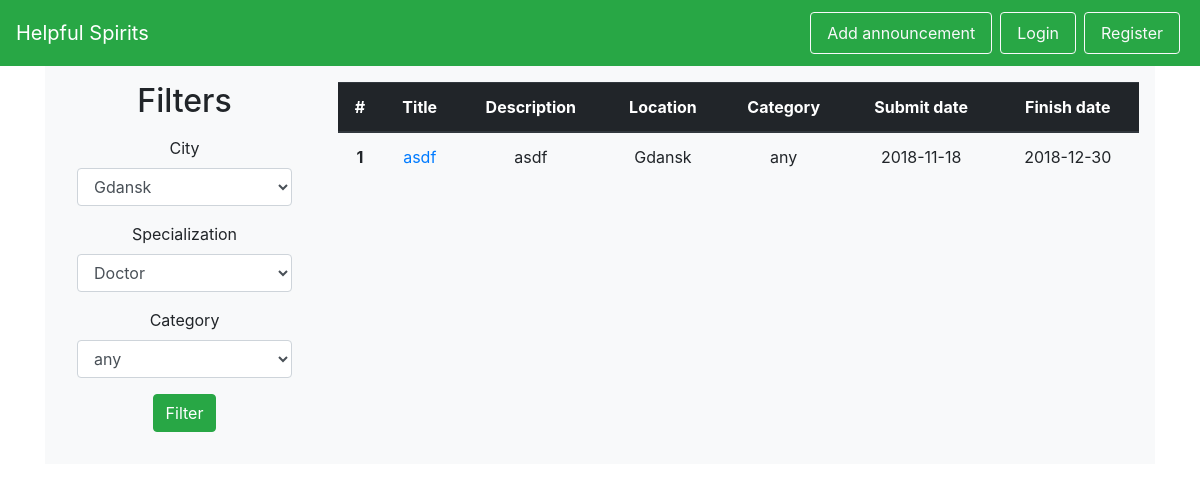
Screenshot of /posters with the database file from the repository.
### helpful_spirits/models.py (models this page shows, shortened)
class Poster(db.Model):
    id = db.Column(db.Integer, primary_key=True)
    add_date = db.Column(db.Date, nullable=False)
    start_date = db.Column(db.Date, nullable=False)
    end_date = db.Column(db.Date)
    is_active = db.Column(db.Boolean, nullable=False)
    title = db.Column(db.String(100), nullable=False)
    description = db.Column(db.String(1000), nullable=False)
    location_id = db.Column(db.Integer, db.ForeignKey('location.id'), nullable=False)
    victim_id = db.Column(db.Integer, db.ForeignKey('victim.id'), nullable=False)
    category_id = db.Column(db.Integer, db.ForeignKey('category.id'), nullable=False)
    @staticmethod
    def get_all_active():
        return Poster.query.filter_by(is_active=True).filter(Poster.end_date >= date.today()).all()

class City(db.Model):
    id = db.Column(db.Integer, primary_key=True)
    name = db.Column(db.String(50), nullable=False, unique=True)
    volunteers = db.relationship('Volunteer', backref='city')
    locations = db.relationship('Location', backref='city')

class Category(db.Model):
    id = db.Column(db.Integer, primary_key=True)
    name = db.Column(db.String(50), nullable=False)
    danger_level = db.Column(db.Integer, nullable=False)
    posters = db.relationship('Poster', backref='category')

### helpful_spirits/views.py (the view)
@app.route('/posters', methods=['GET', 'POST'])
def posters():
    form = FilterSearch()
    if form.validate_on_submit():
        specific_posters = Poster.get_specific(category=form.category_name.data, city=form.city.data,
                                               specialization=None)
        iterator_ = zip(specific_posters, range(len(specific_posters)))
        return render_template('posters.html', posters=iterator_, form=form)
    else:
        all_active_posters = Poster.get_all_active()
        iterator_ = zip(all_active_posters, range(len(all_active_posters)))
        return render_template('posters.html', posters=iterator_, form=form)

### helpful_spirits/forms.py
class FilterSearch(Form):
    city_choices = [(city.name, city.name) for city in City.get_all()]
    category_choices = [(category.name, category.name) for category in Category.get_all()]
    specialization_choices = [(specialization.name, specialization.name) for specialization in Specialisation.get_all()]
    city = SelectField('City', choices=city_choices, validators=[DataRequired()])
    specialisation = SelectField('Specialization', choices=specialization_choices)
    category_name = SelectField('Category', choices=category_choices, validators=[DataRequired()])

### helpful_spirits/templates/posters.html (shortened to what this page needs)
{% extends 'base.html' %}
{% from "includes/_forms.html" import render_field %}
{% block body %}
    <div id="wrapper-div" style="background-color: #f8f9fa;">
        <div class="row py-3 px-3">
            <div class="col-3 text-center">
                <h2>Filters</h2>
                <p>
                     <form id="register-form" method="POST" action="/posters">
                         <div class="form-group mx-3">
                            {{ render_field(form.city, class_="form-control") }}
                        </div>
                         <div class="form-group mx-3">
                            {{ render_field(form.specialisation, class_="form-control") }}
                        </div>
                         <div class="form-group mx-3">
                            {{ render_field(form.category_name, class_="form-control") }}
                        </div>
                        <p><input type="submit" class="btn btn-success mx-3" value="Filter"></p>
                     </form>
                </p>
            </div>
            <div class="col-9">
                <div id="posters">
                    <table class="table text-center">
                        <thead class="thead-dark">
                        <tr>
                            <th scope="col">#</th>
                            <th scope="col">Title</th>
                            <th scope="col">Description</th>
                            <th scope="col">Location</th>
                            <th scope="col">Category</th>
                            <th scope="col">Submit date</th>
                            <th scope="col">Finish date</th>
                        </tr>
                        </thead>
                        <tbody>
                        {% for poster, index in posters %}
                            <tr>
                                <th scope="row">{{ index +  1 }}</th>
                                <td><a href="/posters/{{ poster.id }}" > {{ poster.title }}</a></td>
                                <td>{{ poster.description[0:18] }}</td>
                                <td>{{ poster.location.city.name }}</td>
                                <td>{{ poster.category.name }}</td>
                                <td>{{ poster.add_date }}</td>
                                <td>{{ poster.end_date }}</td>
                            </tr>
                        {% endfor %}
                        </tbody>
                    </table>
                </div>
            </div>
        </div>
    </div>
{% endblock %}

### helpful_spirits/templates/base.html (shortened to what this page needs)
<!DOCTYPE html>
<html lang="en">
<head>
    <link rel="stylesheet" href="https://stackpath.bootstrapcdn.com/bootstrap/4.1.3/css/bootstrap.min.css">
</head>
<body>
    {% include 'includes/_navbar.html' %}
    <div class="container">
    {% block body %}
    {% endblock %}
    </div>
</body>
</html>

### helpful_spirits/templates/includes/_forms.html (shortened to what this page needs)
{% macro render_field(field) %}
  {{ field.label }}
  {{ field(**kwargs)|safe }}
{% endmacro %}

### helpful_spirits/templates/includes/_navbar.html (shortened to what this page needs)
<nav class="navbar navbar-dark bg-success sticky-top">
  <a class="navbar-brand" href="/">Helpful Spirits</a>
  <ul class="nav list-inline">
      {% if not current_user.is_authenticated %}
          <li class="nav-item">
              <a class="nav-link btn btn-outline-light mx-1 my-1" href="/login">Add announcement</a>
          </li>
          <li class="nav-item">
              <a class="nav-link btn btn-outline-light mx-1 my-1" href="/login">Login</a>
          </li>
          <li class="nav-item">
              <a class="nav-link btn btn-outline-light mx-1 my-1" href="/register">Register</a>
          </li>
      {% endif %}
  </ul>
</nav>

### rows the page displays
Poster: index "1", title "asdf", description "asdf", location.city.name "Gdansk", category.name "any", add_date "2018-11-18", end_date "2018-12-30"

### other values shown
{{ field.label }} "City Specialization Category"
